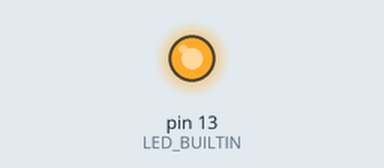
The sketch below on a simulated Arduino Uno, built with avr-gcc and run on an emulated ATmega328P. Shown: output pins drawn as LEDs (lit = HIGH).

Above: at 0.1 s.
At 34.1 s:
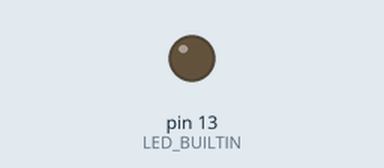
Timing chart, 0 to 36.5 s (numbered marks = the images above):
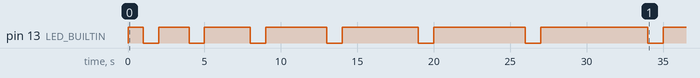

The sketch:

sketch_feb21a.ino
```cpp
// (licence header left out)
int blinkTime = 1000;

void setup() {
  // initialize digital pin LED_BUILTIN as an output.
  pinMode(LED_BUILTIN, OUTPUT);
}

void loop() {
  digitalWrite(LED_BUILTIN, HIGH);
  delay(blinkTime);
  digitalWrite(LED_BUILTIN, LOW);
  delay(1000);

  blinkTime += 1000;
}
```

Measured:
- by itself, pin 13 (LED_BUILTIN): LOW → HIGH at 0.00 s, → LOW 1.0 s later, → HIGH 1.0 s later, → LOW 2.0 s later, … (15 changes in this stretch)
